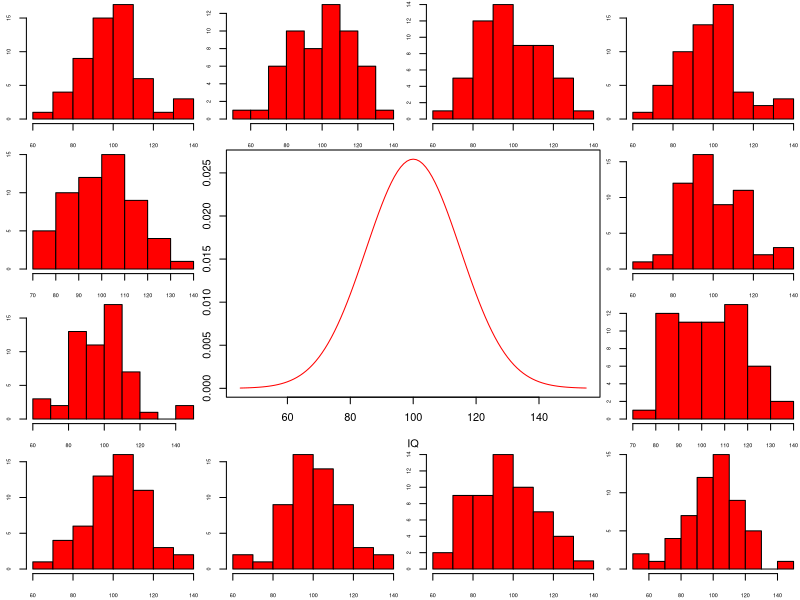
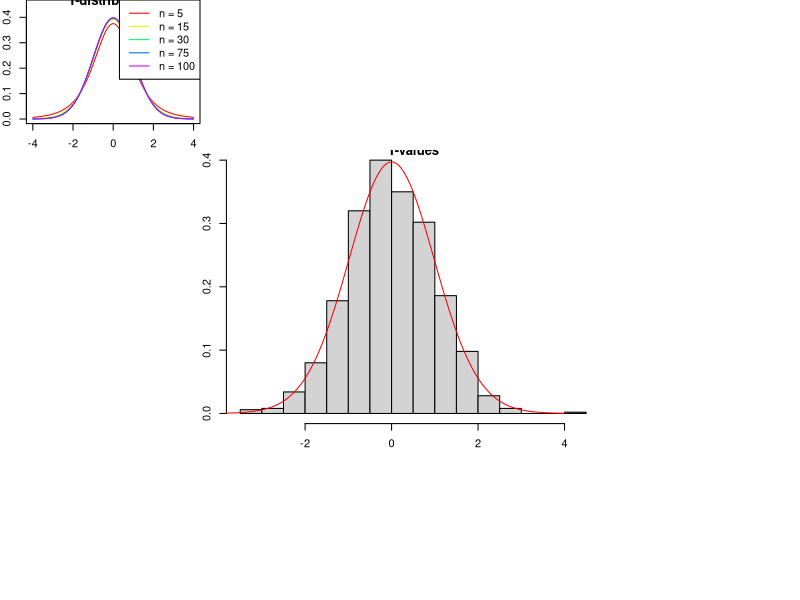

The R source for these figures, in order:
## ---- chunk 1
layout(matrix(c(2:6,1,1,7:8,1,1,9:13), 4, 4))

n  = 56    # Sample size
df = n - 1 # Degrees of freedom

mu    = 100
sigma = 15

IQ = seq(45, 155, 1)

par(mar=c(4,2,0,0))  
plot(IQ, dnorm(IQ, mean = mu, sd = sigma), type='l', col="red")

n.samples = 12

for(i in 1:n.samples) {
  
  par(mar=c(2,2,0,0))  
  hist(rnorm(n, mu, sigma), main="", cex.axis=.5, col="red")
  
}
## ---- chunk 2
x = rnorm(n, mu, sigma); x
mean(x)
t = (mean(x) - mu) / (sd(x) / sqrt(n)); t
## ---- chunk 3
n.samples = 1000

t.values = vector()

for(i in 1:n.samples) {
  
  x = rnorm(n, mu, sigma)

  t.values[i] = (mean(x) - mu) / (sd(x) / sqrt(n))
  
}

hist(t.values, freq = F, main="T-values")
T = seq(-4, 4, .01)
lines(T, dt(T,df), col = "red")
## ---- chunk 4
multiple.n  = c(5, 15, 30, 75, 100)
multiple.df = multiple.n - 1
col         = rainbow(length(multiple.df))

plot(T,  dt(T, multiple.df[1]), type = "l", 
     xlim = c(-4,4), ylim = c(0,.45), 
     xlab = "T", ylab="density", 
     col = col[1], main="T-distributions" )

for(i in 2:length(multiple.df)) { 
  
  lines(T, dt(T, multiple.df[i]), type="l", col=col[i])
  } 
legend("topright", legend = paste("n =",multiple.n), lty=1, col = col)
